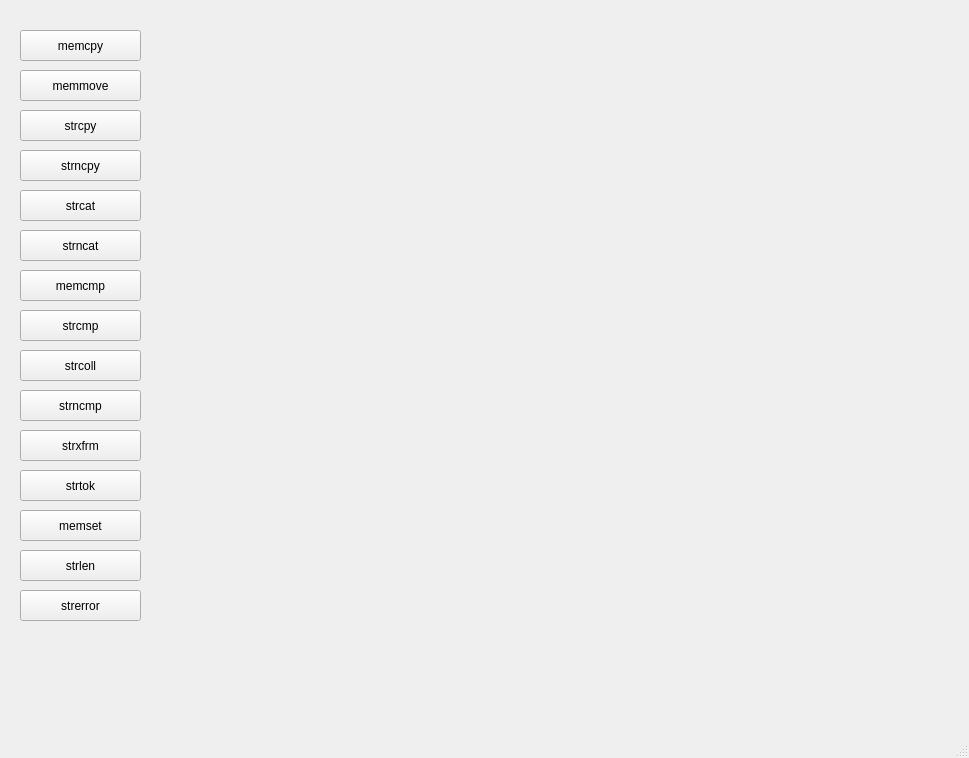
<?xml version="1.0" encoding="UTF-8"?>
<ui version="4.0">
 <class>MainWindow</class>
 <widget class="QMainWindow" name="MainWindow">
  <property name="geometry">
   <rect>
    <x>0</x>
    <y>0</y>
    <width>969</width>
    <height>758</height>
   </rect>
  </property>
  <property name="windowTitle">
   <string>MainWindow</string>
  </property>
  <widget class="QWidget" name="centralwidget">
   <widget class="QPushButton" name="pushButton">
    <property name="geometry">
     <rect>
      <x>20</x>
      <y>30</y>
      <width>121</width>
      <height>31</height>
     </rect>
    </property>
    <property name="text">
     <string>memcpy</string>
    </property>
   </widget>
   <widget class="QPushButton" name="pushButton_2">
    <property name="geometry">
     <rect>
      <x>20</x>
      <y>70</y>
      <width>121</width>
      <height>31</height>
     </rect>
    </property>
    <property name="text">
     <string>memmove</string>
    </property>
   </widget>
   <widget class="QPushButton" name="pushButton_3">
    <property name="geometry">
     <rect>
      <x>20</x>
      <y>110</y>
      <width>121</width>
      <height>31</height>
     </rect>
    </property>
    <property name="text">
     <string>strcpy</string>
    </property>
   </widget>
   <widget class="QPushButton" name="pushButton_4">
    <property name="geometry">
     <rect>
      <x>20</x>
      <y>150</y>
      <width>121</width>
      <height>31</height>
     </rect>
    </property>
    <property name="text">
     <string>strncpy</string>
    </property>
   </widget>
   <widget class="QPushButton" name="pushButton_5">
    <property name="geometry">
     <rect>
      <x>20</x>
      <y>190</y>
      <width>121</width>
      <height>31</height>
     </rect>
    </property>
    <property name="text">
     <string>strcat</string>
    </property>
   </widget>
   <widget class="QPushButton" name="pushButton_6">
    <property name="geometry">
     <rect>
      <x>20</x>
      <y>230</y>
      <width>121</width>
      <height>31</height>
     </rect>
    </property>
    <property name="text">
     <string>strncat</string>
    </property>
   </widget>
   <widget class="QPushButton" name="pushButton_7">
    <property name="geometry">
     <rect>
      <x>20</x>
      <y>270</y>
      <width>121</width>
      <height>31</height>
     </rect>
    </property>
    <property name="text">
     <string>memcmp</string>
    </property>
   </widget>
   <widget class="QPushButton" name="pushButton_8">
    <property name="geometry">
     <rect>
      <x>20</x>
      <y>310</y>
      <width>121</width>
      <height>31</height>
     </rect>
    </property>
    <property name="text">
     <string>strcmp</string>
    </property>
   </widget>
   <widget class="QPushButton" name="pushButton_9">
    <property name="geometry">
     <rect>
      <x>20</x>
      <y>350</y>
      <width>121</width>
      <height>31</height>
     </rect>
    </property>
    <property name="text">
     <string>strcoll</string>
    </property>
   </widget>
   <widget class="QPushButton" name="pushButton_10">
    <property name="geometry">
     <rect>
      <x>20</x>
      <y>390</y>
      <width>121</width>
      <height>31</height>
     </rect>
    </property>
    <property name="text">
     <string>strncmp</string>
    </property>
   </widget>
   <widget class="QPushButton" name="pushButton_11">
    <property name="geometry">
     <rect>
      <x>20</x>
      <y>430</y>
      <width>121</width>
      <height>31</height>
     </rect>
    </property>
    <property name="text">
     <string>strxfrm</string>
    </property>
   </widget>
   <widget class="QPushButton" name="pushButton_12">
    <property name="geometry">
     <rect>
      <x>20</x>
      <y>470</y>
      <width>121</width>
      <height>31</height>
     </rect>
    </property>
    <property name="text">
     <string>strtok</string>
    </property>
   </widget>
   <widget class="QPushButton" name="pushButton_13">
    <property name="geometry">
     <rect>
      <x>20</x>
      <y>510</y>
      <width>121</width>
      <height>31</height>
     </rect>
    </property>
    <property name="text">
     <string>memset</string>
    </property>
   </widget>
   <widget class="QPushButton" name="pushButton_14">
    <property name="geometry">
     <rect>
      <x>20</x>
      <y>550</y>
      <width>121</width>
      <height>31</height>
     </rect>
    </property>
    <property name="text">
     <string>strlen</string>
    </property>
   </widget>
   <widget class="QPushButton" name="pushButton_15">
    <property name="geometry">
     <rect>
      <x>20</x>
      <y>590</y>
      <width>121</width>
      <height>31</height>
     </rect>
    </property>
    <property name="text">
     <string>strerror</string>
    </property>
   </widget>
   <widget class="QLabel" name="label">
    <property name="geometry">
     <rect>
      <x>320</x>
      <y>30</y>
      <width>251</width>
      <height>31</height>
     </rect>
    </property>
    <property name="text">
     <string/>
    </property>
   </widget>
   <widget class="QLabel" name="label_2">
    <property name="geometry">
     <rect>
      <x>320</x>
      <y>70</y>
      <width>251</width>
      <height>31</height>
     </rect>
    </property>
    <property name="text">
     <string/>
    </property>
   </widget>
   <widget class="QLabel" name="label_3">
    <property name="geometry">
     <rect>
      <x>320</x>
      <y>110</y>
      <width>251</width>
      <height>31</height>
     </rect>
    </property>
    <property name="text">
     <string/>
    </property>
   </widget>
   <widget class="QLabel" name="label_4">
    <property name="geometry">
     <rect>
      <x>320</x>
      <y>150</y>
      <width>251</width>
      <height>31</height>
     </rect>
    </property>
    <property name="text">
     <string/>
    </property>
   </widget>
   <widget class="QLabel" name="label_5">
    <property name="geometry">
     <rect>
      <x>320</x>
      <y>190</y>
      <width>251</width>
      <height>31</height>
     </rect>
    </property>
    <property name="text">
     <string/>
    </property>
   </widget>
   <widget class="QLabel" name="label_6">
    <property name="geometry">
     <rect>
      <x>320</x>
      <y>230</y>
      <width>251</width>
      <height>31</height>
     </rect>
    </property>
    <property name="text">
     <string/>
    </property>
   </widget>
   <widget class="QLabel" name="label_7">
    <property name="geometry">
     <rect>
      <x>320</x>
      <y>270</y>
      <width>251</width>
      <height>31</height>
     </rect>
    </property>
    <property name="text">
     <string/>
    </property>
   </widget>
   <widget class="QLabel" name="label_8">
    <property name="geometry">
     <rect>
      <x>320</x>
      <y>310</y>
      <width>251</width>
      <height>31</height>
     </rect>
    </property>
    <property name="text">
     <string/>
    </property>
   </widget>
   <widget class="QLabel" name="label_9">
    <property name="geometry">
     <rect>
      <x>320</x>
      <y>350</y>
      <width>251</width>
      <height>31</height>
     </rect>
    </property>
    <property name="text">
     <string/>
    </property>
   </widget>
   <widget class="QLabel" name="label_10">
    <property name="geometry">
     <rect>
      <x>320</x>
      <y>390</y>
      <width>251</width>
      <height>31</height>
     </rect>
    </property>
    <property name="text">
     <string/>
    </property>
   </widget>
   <widget class="QLabel" name="label_11">
    <property name="geometry">
     <rect>
      <x>320</x>
      <y>430</y>
      <width>251</width>
      <height>31</height>
     </rect>
    </property>
    <property name="text">
     <string/>
    </property>
   </widget>
   <widget class="QLabel" name="label_12">
    <property name="geometry">
     <rect>
      <x>320</x>
      <y>470</y>
      <width>251</width>
      <height>31</height>
     </rect>
    </property>
    <property name="text">
     <string/>
    </property>
   </widget>
   <widget class="QLabel" name="label_13">
    <property name="geometry">
     <rect>
      <x>320</x>
      <y>510</y>
      <width>251</width>
      <height>31</height>
     </rect>
    </property>
    <property name="text">
     <string/>
    </property>
   </widget>
   <widget class="QLabel" name="label_14">
    <property name="geometry">
     <rect>
      <x>320</x>
      <y>550</y>
      <width>251</width>
      <height>31</height>
     </rect>
    </property>
    <property name="text">
     <string/>
    </property>
   </widget>
   <widget class="QLabel" name="label_15">
    <property name="geometry">
     <rect>
      <x>320</x>
      <y>590</y>
      <width>251</width>
      <height>31</height>
     </rect>
    </property>
    <property name="text">
     <string/>
    </property>
   </widget>
   <zorder>pushButton_5</zorder>
   <zorder>pushButton</zorder>
   <zorder>pushButton_2</zorder>
   <zorder>pushButton_3</zorder>
   <zorder>pushButton_4</zorder>
   <zorder>pushButton_6</zorder>
   <zorder>pushButton_7</zorder>
   <zorder>pushButton_8</zorder>
   <zorder>pushButton_9</zorder>
   <zorder>pushButton_10</zorder>
   <zorder>pushButton_11</zorder>
   <zorder>pushButton_12</zorder>
   <zorder>pushButton_13</zorder>
   <zorder>pushButton_14</zorder>
   <zorder>pushButton_15</zorder>
   <zorder>label</zorder>
   <zorder>label_2</zorder>
   <zorder>label_3</zorder>
   <zorder>label_4</zorder>
   <zorder>label_5</zorder>
   <zorder>label_6</zorder>
   <zorder>label_7</zorder>
   <zorder>label_8</zorder>
   <zorder>label_9</zorder>
   <zorder>label_10</zorder>
   <zorder>label_11</zorder>
   <zorder>label_12</zorder>
   <zorder>label_13</zorder>
   <zorder>label_14</zorder>
   <zorder>label_15</zorder>
  </widget>
  <widget class="QMenuBar" name="menubar">
   <property name="geometry">
    <rect>
     <x>0</x>
     <y>0</y>
     <width>969</width>
     <height>25</height>
    </rect>
   </property>
  </widget>
  <widget class="QStatusBar" name="statusbar"/>
 </widget>
 <resources/>
 <connections/>
</ui>
